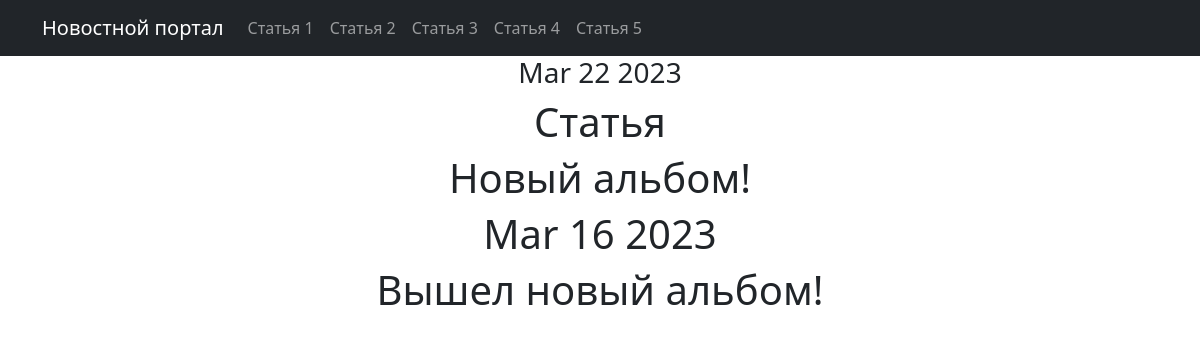
Screenshot of /news/3 with the database file from the repository.
### new/models.py (models this page shows, shortened)
class Post(models.Model):
    author = models.ForeignKey(Author, on_delete=models.CASCADE,)
    NEWS = 'NW'
    ARTICLE = 'AR'
    CATEGORY_CHOICES = [
        (NEWS, 'Новость'),
        (ARTICLE, 'Статья'),
    ]
    categoryType = models.CharField(max_length=2, choices=CATEGORY_CHOICES, default=ARTICLE)
    dateCreation = models.DateTimeField(auto_now_add=True)
    postCategory = models.ManyToManyField(Category, through='PostCategory')
    tittle = models.CharField(max_length=128)
    text = models.TextField()
    rating = models.SmallIntegerField(default=0)

### new/views.py (the view)
# urls.py: path('<int:pk>', PostDetail.as_view()),
class PostDetail(DetailView):
    model = Post
    template_name = 'news.html'
    context_object_name = 'news'
    def get_context_data(self, **kwargs):
        context = super().get_context_data(**kwargs)
        context['time_now'] = datetime.utcnow()
        context['next_sale'] = None
        return context

### new/templatetags/custom_filters.py (called while the page is built)
@register.filter()
def censor(value):
    x='теракт'
    c='редиска'
    if x in value:
        a= value.replace('теракт', 'т*****')
        return a
    if c in value:
        d= value.replace('редиска', 'р******')
        return d
    try:
        x = str(x)
        c = str(c)
    except:
        print('Введено не слово')
    else:
        return value

### templates/news.html (shortened to what this page needs)
{% extends 'flatpages/default.html' %}
{% load custom_filters %}
{% block content %}
<h3>{{ time_now|date:'M d Y' }}</h3>
<h1>Статья</h1>
<h1>{{ news.tittle|censor }}</h1>
<h1>{{ news.dateCreation|date:'M d Y' }}</h1>
<h1>{{ news.text|censor }}</h1>
{% endblock content %}

### rows the page displays
Post: tittle|censor "Новый альбом!", dateCreation "Mar 16 2023", text|censor "Вышел новый альбом!"

### other values shown
{{ time_now|date:'M d Y' }} "Mar 22 2023"
